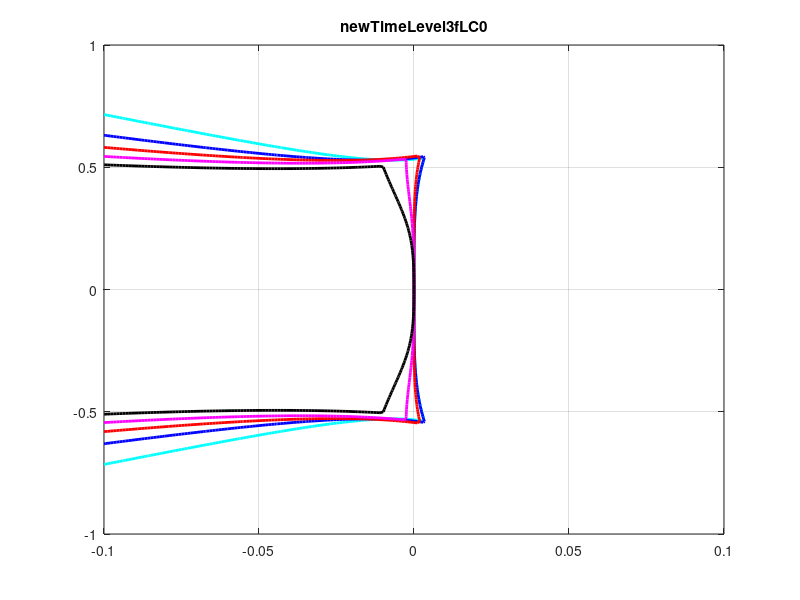

MATLAB code for this plot:
function imexTimeStepping
close all
xv = linspace(-.1,.1,201);
yv = linspace(-1,1,201);

[X,Y] = meshgrid(xv,yv); %generate grids for contour
Z = X+1i*Y; % complex number

order = 4;
fixStep=0;
localOrder = 5;
addTerm = 'L';
newTimeLevel = 3;
fLCBDF =0 ;

%% IMEXBDF

for k = 1:5
    
    r = 1 + (k-3)*0.2*1;
    %r = 1;
    
    lC = ['c','b','r','m','k'];
    
    if order == 2
        
        tnp1 = 0.1;
        tn   = 0.09;
        tnm1 = 0.075;
        
        r1  = tn/tnp1;
        r2  = tnm1/tnp1;
        fLC = 2/3;
        a1  =  -(2*r1 - 3*r2 + 1)/(3*(r1 - r2));
        a2  = -(r1 - 1)/(3*(r1 - r2));
        
        b0  = fLC*(1-r1);
        b1  = (2*r1 - 5*r2 + 3)/(6*(r1 - r2));
        b2  = (2*r1 + r2 - 3)/(6*(r1 - r2));
        
    elseif order==4
        
        dt  = 0.01;
        dtN = dt*r;
        %r  = 1;
        
        tnm4 = .1;
        tnm3 = tnm4 + dt;
        
        if newTimeLevel == 4
            dt = dtN;
        end
        tnm2 = tnm3 + dt;
        
        if newTimeLevel == 3
            dt = dtN;
        end
        tnm1 = tnm2 + dt;
        
        if newTimeLevel == 2
            dt = dtN;
        end
        tn   = tnm1 + dt;
        
        if newTimeLevel == 1
            dt = dtN;
        end
        tnp1 = tn   + dt;
        
        r1 = tn/tnp1;
        r2 = tnm1/tnp1;
        r3 = tnm2/tnp1;
        r4 = tnm3/tnp1;
        r5 = tnm4/tnp1;
        
        fLC = 12/25;
        
        if localOrder == 4
            
            a1=    (r2 - 36*r1 + r3 + r4 + 24*r1*r2 + 24*r1*r3 + 24*r1*r4 - 13*r2*r3 - 13*r2*r4 - 13*r3*r4 - 12*r1*r2*r3 - 12*r1*r2*r4 - 12*r1*r3*r4 + 25*r2*r3*r4 + 11)/(25*(r1 - r2)*(r1 - r3)*(r1 - r4));
            a2=                                                -(r3 - 35*r1 + r4 + 11*r1*r3 + 11*r1*r4 - 13*r3*r4 - 12*r1^2*r3 - 12*r1^2*r4 + 24*r1^2 + 13*r1*r3*r4 + 11)/(25*(r1 - r2)*(r2 - r3)*(r2 - r4));
            a3=                                      (r2 - 35*r1 + r4 + 11*r1*r2 + 11*r1*r4 - 13*r2*r4 - 12*r1^2*r2 - 12*r1^2*r4 + 24*r1^2 + 13*r1*r2*r4 + 11)/(25*(r3 - r4)*(r1*r2 - r1*r3 - r2*r3 + r3^2));
            a4 =-(r2 - 35*r1 + r3 + 11*r1*r2 + 11*r1*r3 - 13*r2*r3 - 12*r1^2*r2 - 12*r1^2*r3 + 24*r1^2 + 13*r1*r2*r3 + 11)/(25*(r1*r4^2 + r2*r4^2 + r3*r4^2 - r4^3 + r1*r2*r3 - r1*r2*r4 - r1*r3*r4 - r2*r3*r4));
            a5 = 0;
            
            
            b0 = fLC*(1-r1);
            b1=                                           (36*r1 - 37*r2 - 37*r3 - 37*r4 - 24*r1*r2 - 24*r1*r3 - 24*r1*r4 + 49*r2*r3 + 49*r2*r4 + 49*r3*r4 + 12*r1*r2*r3 + 12*r1*r2*r4 + 12*r1*r3*r4 - 61*r2*r3*r4 + 25)/(100*(r1 - r2)*(r1 - r3)*(r1 - r4));
            b2=                                                -(11*r2 - 12*r1 - 37*r3 - 37*r4 - 24*r1*r2 + 24*r1*r3 + 24*r1*r4 + r2*r3 + r2*r4 + 49*r3*r4 + 12*r1*r2*r3 + 12*r1*r2*r4 - 36*r1*r3*r4 - 13*r2*r3*r4 + 25)/(100*(r1 - r2)*(r2 - r3)*(r2 - r4));
            b3=                                      (11*r3 - 37*r2 - 12*r1 - 37*r4 + 24*r1*r2 - 24*r1*r3 + 24*r1*r4 + r2*r3 + 49*r2*r4 + r3*r4 + 12*r1*r2*r3 - 36*r1*r2*r4 + 12*r1*r3*r4 - 13*r2*r3*r4 + 25)/(100*(r3 - r4)*(r1*r2 - r1*r3 - r2*r3 + r3^2));
            b4 = -(11*r4 - 37*r2 - 37*r3 - 12*r1 + 24*r1*r2 + 24*r1*r3 - 24*r1*r4 + 49*r2*r3 + r2*r4 + r3*r4 - 36*r1*r2*r3 + 12*r1*r2*r4 + 12*r1*r3*r4 - 13*r2*r3*r4 + 25)/(100*(r1*r4^2 + r2*r4^2 + r3*r4^2 - r4^3 + r1*r2*r3 - r1*r2*r4 - r1*r3*r4 - r2*r3*r4));
            
        end
        
        if localOrder == 5
            
            if fLCBDF == 0
                
                
                a1 =                                                    (r2^2*r3^2*r4^2 - 2*r2^2*r3^2*r4 + r2^2*r3^2 - 2*r2^2*r3*r4^2 + 4*r2^2*r3*r4 - 2*r2^2*r3 + r2^2*r4^2 - 2*r2^2*r4 + r2^2 - 2*r2*r3^2*r4^2 + 4*r2*r3^2*r4 - 2*r2*r3^2 + 4*r2*r3*r4^2 - 8*r2*r3*r4 + 4*r2*r3 - 2*r2*r4^2 + 4*r2*r4 - 2*r2 + r3^2*r4^2 - 2*r3^2*r4 + r3^2 - 2*r3*r4^2 + 4*r3*r4 - 2*r3 + r4^2 - 2*r4 + 1)/((r1 - r2)*(r1 - r3)*(r1 - r4)*(3*r1 + 3*r2 + 3*r3 + 3*r4 - 2*r1*r2 - 2*r1*r3 - 2*r1*r4 - 2*r2*r3 - 2*r2*r4 - 2*r3*r4 + r1*r2*r3 + r1*r2*r4 + r1*r3*r4 + r2*r3*r4 - 4));
                a2 =                                                   -(r1^2*r3^2*r4^2 - 2*r1^2*r3^2*r4 + r1^2*r3^2 - 2*r1^2*r3*r4^2 + 4*r1^2*r3*r4 - 2*r1^2*r3 + r1^2*r4^2 - 2*r1^2*r4 + r1^2 - 2*r1*r3^2*r4^2 + 4*r1*r3^2*r4 - 2*r1*r3^2 + 4*r1*r3*r4^2 - 8*r1*r3*r4 + 4*r1*r3 - 2*r1*r4^2 + 4*r1*r4 - 2*r1 + r3^2*r4^2 - 2*r3^2*r4 + r3^2 - 2*r3*r4^2 + 4*r3*r4 - 2*r3 + r4^2 - 2*r4 + 1)/((r1 - r2)*(r2 - r3)*(r2 - r4)*(3*r1 + 3*r2 + 3*r3 + 3*r4 - 2*r1*r2 - 2*r1*r3 - 2*r1*r4 - 2*r2*r3 - 2*r2*r4 - 2*r3*r4 + r1*r2*r3 + r1*r2*r4 + r1*r3*r4 + r2*r3*r4 - 4));
                a3 =                                         (r1^2*r2^2*r4^2 - 2*r1^2*r2^2*r4 + r1^2*r2^2 - 2*r1^2*r2*r4^2 + 4*r1^2*r2*r4 - 2*r1^2*r2 + r1^2*r4^2 - 2*r1^2*r4 + r1^2 - 2*r1*r2^2*r4^2 + 4*r1*r2^2*r4 - 2*r1*r2^2 + 4*r1*r2*r4^2 - 8*r1*r2*r4 + 4*r1*r2 - 2*r1*r4^2 + 4*r1*r4 - 2*r1 + r2^2*r4^2 - 2*r2^2*r4 + r2^2 - 2*r2*r4^2 + 4*r2*r4 - 2*r2 + r4^2 - 2*r4 + 1)/((r3 - r4)*(r1*r2 - r1*r3 - r2*r3 + r3^2)*(3*r1 + 3*r2 + 3*r3 + 3*r4 - 2*r1*r2 - 2*r1*r3 - 2*r1*r4 - 2*r2*r3 - 2*r2*r4 - 2*r3*r4 + r1*r2*r3 + r1*r2*r4 + r1*r3*r4 + r2*r3*r4 - 4));
                a4 =-(r1^2*r2^2*r3^2 - 2*r1^2*r2^2*r3 + r1^2*r2^2 - 2*r1^2*r2*r3^2 + 4*r1^2*r2*r3 - 2*r1^2*r2 + r1^2*r3^2 - 2*r1^2*r3 + r1^2 - 2*r1*r2^2*r3^2 + 4*r1*r2^2*r3 - 2*r1*r2^2 + 4*r1*r2*r3^2 - 8*r1*r2*r3 + 4*r1*r2 - 2*r1*r3^2 + 4*r1*r3 - 2*r1 + r2^2*r3^2 - 2*r2^2*r3 + r2^2 - 2*r2*r3^2 + 4*r2*r3 - 2*r2 + r3^2 - 2*r3 + 1)/((r1*r4^2 + r2*r4^2 + r3*r4^2 - r4^3 + r1*r2*r3 - r1*r2*r4 - r1*r3*r4 - r2*r3*r4)*(3*r1 + 3*r2 + 3*r3 + 3*r4 - 2*r1*r2 - 2*r1*r3 - 2*r1*r4 - 2*r2*r3 - 2*r2*r4 - 2*r3*r4 + r1*r2*r3 + r1*r2*r4 + r1*r3*r4 + r2*r3*r4 - 4));
                
                b0 =                                                                                                                                                                                                                                                                                                                                                    (r2 + r3 + r4 - r2*r3 - r2*r4 - r3*r4 + r2*r3*r4 - 1)/(3*r1 + 3*r2 + 3*r3 + 3*r4 - 2*r1*r2 - 2*r1*r3 - 2*r1*r4 - 2*r2*r3 - 2*r2*r4 - 2*r3*r4 + r1*r2*r3 + r1*r2*r4 + r1*r3*r4 + r2*r3*r4 - 4);
                
                
                b1 =                                                                                                                                            -(r2^2*r3^2*r4^2 - 2*r2^2*r3^2*r4 + r2^2*r3^2 - 2*r2^2*r3*r4^2 + 4*r2^2*r3*r4 - 2*r2^2*r3 + r2^2*r4^2 - 2*r2^2*r4 + r2^2 - 2*r2*r3^2*r4^2 + 4*r2*r3^2*r4 - 2*r2*r3^2 + 4*r2*r3*r4^2 - 8*r2*r3*r4 + 4*r2*r3 - 2*r2*r4^2 + 4*r2*r4 - 2*r2 + r3^2*r4^2 - 2*r3^2*r4 + r3^2 - 2*r3*r4^2 + 4*r3*r4 - 2*r3 + r4^2 - 2*r4 + 1)/((r1 - r2)*(r1 - r3)*(r1 - r4)*(3*r1 + 3*r2 + 3*r3 + 3*r4 - 2*r1*r2 - 2*r1*r3 - 2*r1*r4 - 2*r2*r3 - 2*r2*r4 - 2*r3*r4 + r1*r2*r3 + r1*r2*r4 + r1*r3*r4 + r2*r3*r4 - 4));
                b2 =                                    -(r1 + r2 + 2*r3 + 2*r4 - r3^2*r4^2 - r1*r2 - 2*r1*r3 - 2*r1*r4 - 2*r2*r3 - 2*r2*r4 - 4*r3*r4 + r1*r3^2 + r1*r4^2 + r2*r3^2 + r2*r4^2 + 2*r3*r4^2 + 2*r3^2*r4 - r3^2 - r4^2 - r1*r2*r3^2 - r1*r2*r4^2 - 2*r1*r3*r4^2 - 2*r1*r3^2*r4 - 2*r2*r3*r4^2 - 2*r2*r3^2*r4 + r1*r3^2*r4^2 + r2*r3^2*r4^2 + 2*r1*r2*r3 + 2*r1*r2*r4 + 4*r1*r3*r4 + 4*r2*r3*r4 - 4*r1*r2*r3*r4 + 2*r1*r2*r3*r4^2 + 2*r1*r2*r3^2*r4 - r1*r2*r3^2*r4^2 - 1)/((r1 - r2)*(r2 - r3)*(r2 - r4)*(3*r1 + 3*r2 + 3*r3 + 3*r4 - 2*r1*r2 - 2*r1*r3 - 2*r1*r4 - 2*r2*r3 - 2*r2*r4 - 2*r3*r4 + r1*r2*r3 + r1*r2*r4 + r1*r3*r4 + r2*r3*r4 - 4));
                b3 =                          (r1 + 2*r2 + r3 + 2*r4 - r2^2*r4^2 - 2*r1*r2 - r1*r3 - 2*r1*r4 - 2*r2*r3 - 4*r2*r4 - 2*r3*r4 + r1*r2^2 + r1*r4^2 + r2^2*r3 + 2*r2*r4^2 + 2*r2^2*r4 + r3*r4^2 - r2^2 - r4^2 - r1*r2^2*r3 - 2*r1*r2*r4^2 - 2*r1*r2^2*r4 - r1*r3*r4^2 - 2*r2*r3*r4^2 - 2*r2^2*r3*r4 + r1*r2^2*r4^2 + r2^2*r3*r4^2 + 2*r1*r2*r3 + 4*r1*r2*r4 + 2*r1*r3*r4 + 4*r2*r3*r4 - 4*r1*r2*r3*r4 + 2*r1*r2*r3*r4^2 + 2*r1*r2^2*r3*r4 - r1*r2^2*r3*r4^2 - 1)/((r3 - r4)*(r1*r2 - r1*r3 - r2*r3 + r3^2)*(3*r1 + 3*r2 + 3*r3 + 3*r4 - 2*r1*r2 - 2*r1*r3 - 2*r1*r4 - 2*r2*r3 - 2*r2*r4 - 2*r3*r4 + r1*r2*r3 + r1*r2*r4 + r1*r3*r4 + r2*r3*r4 - 4));
                b4 = -(r1 + 2*r2 + 2*r3 + r4 - r2^2*r3^2 - 2*r1*r2 - 2*r1*r3 - r1*r4 - 4*r2*r3 - 2*r2*r4 - 2*r3*r4 + r1*r2^2 + r1*r3^2 + 2*r2*r3^2 + 2*r2^2*r3 + r2^2*r4 + r3^2*r4 - r2^2 - r3^2 - 2*r1*r2*r3^2 - 2*r1*r2^2*r3 - r1*r2^2*r4 - r1*r3^2*r4 - 2*r2*r3^2*r4 - 2*r2^2*r3*r4 + r1*r2^2*r3^2 + r2^2*r3^2*r4 + 4*r1*r2*r3 + 2*r1*r2*r4 + 2*r1*r3*r4 + 4*r2*r3*r4 - 4*r1*r2*r3*r4 + 2*r1*r2*r3^2*r4 + 2*r1*r2^2*r3*r4 - r1*r2^2*r3^2*r4 - 1)/((r1*r4^2 + r2*r4^2 + r3*r4^2 - r4^3 + r1*r2*r3 - r1*r2*r4 - r1*r3*r4 - r2*r3*r4)*(3*r1 + 3*r2 + 3*r3 + 3*r4 - 2*r1*r2 - 2*r1*r3 - 2*r1*r4 - 2*r2*r3 - 2*r2*r4 - 2*r3*r4 + r1*r2*r3 + r1*r2*r4 + r1*r3*r4 + r2*r3*r4 - 4));
                

                
                
            elseif fLCBDF == 1
                
                if strcmp(addTerm,'R')
                    
                    a1=(- 48*r1^4*r2*r3 - 48*r1^4*r2*r4 + 96*r1^4*r2 - 48*r1^4*r3*r4 + 96*r1^4*r3 + 96*r1^4*r4 - 144*r1^4 + 36*r1^3*r2^2*r3 + 36*r1^3*r2^2*r4 - 72*r1^3*r2^2 + 36*r1^3*r2*r3^2 + 172*r1^3*r2*r3*r4 - 124*r1^3*r2*r3 + 36*r1^3*r2*r4^2 - 124*r1^3*r2*r4 + 4*r1^3*r2 + 36*r1^3*r3^2*r4 - 72*r1^3*r3^2 + 36*r1^3*r3*r4^2 - 124*r1^3*r3*r4 + 4*r1^3*r3 - 72*r1^3*r4^2 + 4*r1^3*r4 + 188*r1^3 - 24*r1^2*r2^2*r3^2 - 99*r1^2*r2^2*r3*r4 + 39*r1^2*r2^2*r3 - 24*r1^2*r2^2*r4^2 + 39*r1^2*r2^2*r4 + 69*r1^2*r2^2 - 99*r1^2*r2*r3^2*r4 + 39*r1^2*r2*r3^2 - 99*r1^2*r2*r3*r4^2 + 78*r1^2*r2*r3*r4 + 69*r1^2*r2*r3 + 39*r1^2*r2*r4^2 + 69*r1^2*r2*r4 - 96*r1^2*r2 - 24*r1^2*r3^2*r4^2 + 39*r1^2*r3^2*r4 + 69*r1^2*r3^2 + 39*r1^2*r3*r4^2 + 69*r1^2*r3*r4 - 96*r1^2*r3 + 69*r1^2*r4^2 - 96*r1^2*r4 - 69*r1^2 + 50*r1*r2^2*r3^2*r4 - 2*r1*r2^2*r3^2 + 50*r1*r2^2*r3*r4^2 - 2*r1*r2^2*r3*r4 - 36*r1*r2^2*r3 - 2*r1*r2^2*r4^2 - 36*r1*r2^2*r4 - 22*r1*r2^2 + 50*r1*r2*r3^2*r4^2 - 2*r1*r2*r3^2*r4 - 36*r1*r2*r3^2 - 2*r1*r2*r3*r4^2 - 72*r1*r2*r3*r4 + 26*r1*r2*r3 - 36*r1*r2*r4^2 + 26*r1*r2*r4 + 46*r1*r2 - 2*r1*r3^2*r4^2 - 36*r1*r3^2*r4 - 22*r1*r3^2 - 36*r1*r3*r4^2 + 26*r1*r3*r4 + 46*r1*r3 - 22*r1*r4^2 + 46*r1*r4 - 25*r2^2*r3^2*r4^2 + r2^2*r3^2 + r2^2*r3*r4 + 11*r2^2*r3 + r2^2*r4^2 + 11*r2^2*r4 + r2*r3^2*r4 + 11*r2*r3^2 + r2*r3*r4^2 + 22*r2*r3*r4 - 23*r2*r3 + 11*r2*r4^2 - 23*r2*r4 + r3^2*r4^2 + 11*r3^2*r4 + 11*r3*r4^2 - 23*r3*r4)/(25*(r1 - r2)^2*(r1 - r3)^2*(r1 - r4)^2);
                    a2=                                                                                                                                                                                                                                                                                                                                                                                                                                                                                                                                                                                                                                                                                                                                                                                                                                                                                                                                                                                                                                                                                                                                                                                                                                                  -(70*r1 + 11*r3 + 11*r4 - 34*r1*r3 - 34*r1*r4 + r3*r4 + 35*r1^2*r3 + 35*r1^2*r4 - 12*r1^3*r3 - 12*r1^3*r4 - 71*r1^2 + 24*r1^3 + r1^2*r3*r4 - 2*r1*r3*r4 - 23)/(25*(r1 - r2)*(r2 - r3)*(r1*r2 - r1*r4 + r2*r4 - r2^2));
                    a3=                                                                                                                                                                                                                                                                                                                                                                                                                                                                                                                                                                                                                                                                                                                                                                                                                                                                                                                                                                                                                                                                                                                                                                                                                                                   (70*r1 + 11*r2 + 11*r4 - 34*r1*r2 - 34*r1*r4 + r2*r4 + 35*r1^2*r2 - 12*r1^3*r2 + 35*r1^2*r4 - 12*r1^3*r4 - 71*r1^2 + 24*r1^3 + r1^2*r2*r4 - 2*r1*r2*r4 - 23)/(25*(r1 - r3)*(r3 - r4)*(r1*r2 - r1*r3 - r2*r3 + r3^2));
                    a4=                                                                                                                                                                                                                                                                                                                                                                                                                                                                                                                                                                                                                                                                                                                                                                                                                                                                                                                                                                                                                                                                                                                                                                                                          -(70*r1 + 11*r2 + 11*r3 - 34*r1*r2 - 34*r1*r3 + r2*r3 + 35*r1^2*r2 + 35*r1^2*r3 - 12*r1^3*r2 - 12*r1^3*r3 - 71*r1^2 + 24*r1^3 + r1^2*r2*r3 - 2*r1*r2*r3 - 23)/(25*(r1 - r4)*(r1*r4^2 + r2*r4^2 + r3*r4^2 - r4^3 + r1*r2*r3 - r1*r2*r4 - r1*r3*r4 - r2*r3*r4));
                    a5=                                                                                                                                                                                                                                                                                                                                                                                                                                                                                                                                                                                                                                                                                                                                                                                                                                                                                                                                                                                                                                                                                                                                                                                                                           -(36*r1 + 11*r2 + 11*r3 + 11*r4 - 24*r1*r2 - 24*r1*r3 - 24*r1*r4 + r2*r3 + r2*r4 + r3*r4 + 12*r1*r2*r3 + 12*r1*r2*r4 + 12*r1*r3*r4 - 13*r2*r3*r4 - 23)/(25*(r1^2*r2 + r1^2*r3 + r1^2*r4 - r1^3 - r1*r2*r3 - r1*r2*r4 - r1*r3*r4 + r2*r3*r4));
                    
                    b0 = fLC*(1-r1);
                    b1 = -(r2 - 36*r1 + r3 + r4 + 24*r1*r2 + 24*r1*r3 + 24*r1*r4 - 13*r2*r3 - 13*r2*r4 - 13*r3*r4 - 12*r1*r2*r3 - 12*r1*r2*r4 - 12*r1*r3*r4 + 25*r2*r3*r4 + 11)/(25*(r1 - r2)*(r1 - r3)*(r1 - r4));
                    b2 =                                                                                     (12*(r1 + r3 + r4 - r1*r3 - r1*r4 - r3*r4 + r1*r3*r4 - 1))/(25*(r1 - r2)*(r2 - r3)*(r2 - r4));
                    b3 =                                                                         -(12*(r1 + r2 + r4 - r1*r2 - r1*r4 - r2*r4 + r1*r2*r4 - 1))/(25*(r3 - r4)*(r1*r2 - r1*r3 - r2*r3 + r3^2));
                    b4 =                                  (12*(r1 + r2 + r3 - r1*r2 - r1*r3 - r2*r3 + r1*r2*r3 - 1))/(25*(r1*r4^2 + r2*r4^2 + r3*r4^2 - r4^3 + r1*r2*r3 - r1*r2*r4 - r1*r3*r4 - r2*r3*r4));
                    
                    
                elseif strcmp(addTerm,'L')
                    
                    a1=                                    (48*r1 + 11*r2 + 11*r3 + 11*r4 + 11*r5 - 36*r1*r2 - 36*r1*r3 - 36*r1*r4 + r2*r3 - 36*r1*r5 + r2*r4 + r2*r5 + r3*r4 + r3*r5 + r4*r5 + 24*r1*r2*r3 + 24*r1*r2*r4 + 24*r1*r2*r5 + 24*r1*r3*r4 + 24*r1*r3*r5 - 13*r2*r3*r4 + 24*r1*r4*r5 - 13*r2*r3*r5 - 13*r2*r4*r5 - 13*r3*r4*r5 - 12*r1*r2*r3*r4 - 12*r1*r2*r3*r5 - 12*r1*r2*r4*r5 - 12*r1*r3*r4*r5 + 25*r2*r3*r4*r5 - 23)/(25*(r1 - r2)*(r1 - r3)*(r1*r4 + r1*r5 - r4*r5 - r1^2));
                    a2=                                                                                                                                     -(59*r1 + 11*r3 + 11*r4 + 11*r5 - 35*r1*r3 - 35*r1*r4 - 35*r1*r5 + r3*r4 + r3*r5 + r4*r5 + 24*r1^2*r3 + 24*r1^2*r4 + 24*r1^2*r5 - 36*r1^2 - 12*r1^2*r3*r4 - 12*r1^2*r3*r5 - 12*r1^2*r4*r5 + 11*r1*r3*r4 + 11*r1*r3*r5 + 11*r1*r4*r5 - 13*r3*r4*r5 + 13*r1*r3*r4*r5 - 23)/(25*(r1 - r2)*(r2 - r3)*(r2*r4 + r2*r5 - r4*r5 - r2^2));
                    a3=                                                                                                                                     -(59*r1 + 11*r2 + 11*r4 + 11*r5 - 35*r1*r2 - 35*r1*r4 - 35*r1*r5 + r2*r4 + r2*r5 + r4*r5 + 24*r1^2*r2 + 24*r1^2*r4 + 24*r1^2*r5 - 36*r1^2 - 12*r1^2*r2*r4 - 12*r1^2*r2*r5 - 12*r1^2*r4*r5 + 11*r1*r2*r4 + 11*r1*r2*r5 + 11*r1*r4*r5 - 13*r2*r4*r5 + 13*r1*r2*r4*r5 - 23)/(25*(r3 - r4)*(r3 - r5)*(r1*r2 - r1*r3 - r2*r3 + r3^2));
                    a4=                                                                                              (59*r1 + 11*r2 + 11*r3 + 11*r5 - 35*r1*r2 - 35*r1*r3 + r2*r3 - 35*r1*r5 + r2*r5 + r3*r5 + 24*r1^2*r2 + 24*r1^2*r3 + 24*r1^2*r5 - 36*r1^2 - 12*r1^2*r2*r3 - 12*r1^2*r2*r5 - 12*r1^2*r3*r5 + 11*r1*r2*r3 + 11*r1*r2*r5 + 11*r1*r3*r5 - 13*r2*r3*r5 + 13*r1*r2*r3*r5 - 23)/(25*(r4 - r5)*(r1*r4^2 + r2*r4^2 + r3*r4^2 - r4^3 + r1*r2*r3 - r1*r2*r4 - r1*r3*r4 - r2*r3*r4));
                    a5=  (59*r1 + 11*r2 + 11*r3 + 11*r4 - 35*r1*r2 - 35*r1*r3 - 35*r1*r4 + r2*r3 + r2*r4 + r3*r4 + 24*r1^2*r2 + 24*r1^2*r3 + 24*r1^2*r4 - 36*r1^2 - 12*r1^2*r2*r3 - 12*r1^2*r2*r4 - 12*r1^2*r3*r4 + 11*r1*r2*r3 + 11*r1*r2*r4 + 11*r1*r3*r4 - 13*r2*r3*r4 + 13*r1*r2*r3*r4 - 23)/(25*(r1*r5^3 + r2*r5^3 + r3*r5^3 + r4*r5^3 - r5^4 - r1*r2*r5^2 - r1*r3*r5^2 - r1*r4*r5^2 - r2*r3*r5^2 - r2*r4*r5^2 - r3*r4*r5^2 - r1*r2*r3*r4 + r1*r2*r3*r5 + r1*r2*r4*r5 + r1*r3*r4*r5 + r2*r3*r4*r5));
                    
                    b0 = fLC*(1-r1);
                    
                    b1=                                         -(12*(r2 + r3 + r4 - r2*r3 - r2*r4 - r3*r4 + r2*r3*r4 - 1))/(25*(r1 - r2)*(r1 - r3)*(r1 - r4));
                    b2=                                          (12*(r1 + r3 + r4 - r1*r3 - r1*r4 - r3*r4 + r1*r3*r4 - 1))/(25*(r1 - r2)*(r2 - r3)*(r2 - r4));
                    b3=                              -(12*(r1 + r2 + r4 - r1*r2 - r1*r4 - r2*r4 + r1*r2*r4 - 1))/(25*(r3 - r4)*(r1*r2 - r1*r3 - r2*r3 + r3^2));
                    b4=(12*(r1 + r2 + r3 - r1*r2 - r1*r3 - r2*r3 + r1*r2*r3 - 1))/(25*(r1*r4^2 + r2*r4^2 + r3*r4^2 - r4^3 + r1*r2*r3 - r1*r2*r4 - r1*r3*r4 - r2*r3*r4));
                    
                end
            end
        end
    end
    
    for m = 1:length(xv)
        
        for n = 1:length(yv)
            
            y = 1i*yv(n);
            x =    xv(m);
            
            if order == 4
                
                if fixStep == 1
                    
                    exVE = [25/12-x    -(4*y+4) (6*y+3) -(4*y+4/3) 1/4+y];
                    
                else
                    
                    x = x/(1-r1);
                    
                    if fLCBDF == 0
                        
                        exVE = [1-b0*x a1-b1*y a2-b2*y a3-b3*y a4-b4*y];
                        
                    elseif fLCBDF == 1
                        
                        if strcmp(addTerm,'R')
                            
                            exVE = [1-b0*x a1-b1*y-a5*x a2-b2*y a3-b3*y a4-b4*y];
                            
                        elseif strcmp(addTerm,'L')
                            
                            exVE = [1-b0*x a1-b1*y a2-b2*y a3-b3*y a4-b4*y a5];
                            
                        end
                        
                    end
                    
                    
                end
                
            elseif order == 2
                
                if fixStep == 1
                    
                    exVE = [1-2/3*x -4/3-4/3*y 1/3+2/3*y];
                    
                else
                    
                    x = x/(1-r1);
                    exVE = [1-b0*x a1-b1*y a2-b2*y];
                    
                end
                
            end
            
            
            pRoots  = roots(exVE);
            p1(n,m) = max(abs(pRoots));
            
            
        end
    end
    
    %h = figure(1);
    contour(X,Y,p1,[1 1],'LineWidth',2,'LineColor',lC(k)); %contour for |R(z)|=1
    grid on
    %,'LineColor','r'
    hold on
    
end

% legendStr = [];
% for i = 1:5
%     r = 1 + (i-3)*0.2;
%     legendStr = [legendStr, num2str(r)];
% end
%
%
% legend(legendStr);
titleStr = ['newTimeLevel',num2str(newTimeLevel),'fLC',num2str(fLCBDF)];
title(titleStr);
print(titleStr,'-dpng')


end